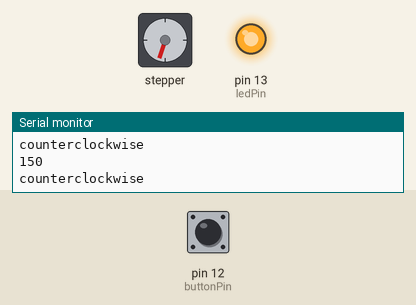
Recording of a sketch running on a simulated Arduino Uno, built with avr-gcc and run on an emulated ATmega328P. Shown: stepper motor, output pins drawn as LEDs (lit = HIGH), the last lines printed to the serial monitor. The inputs (shaded band) are chosen by the test bench; at power-on: pin 12 (buttonPin) LOW. Stepper angles assume 200 steps per turn.

Above: at 3.0 s.
3.1 s: pin 12 (buttonPin) pulled HIGH for 1.35 s
At 4.43 s:
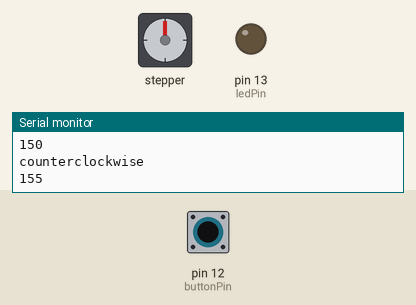
6.8 s: pin 12 (buttonPin) pulled HIGH for 3.2 s
At 9.01 s:
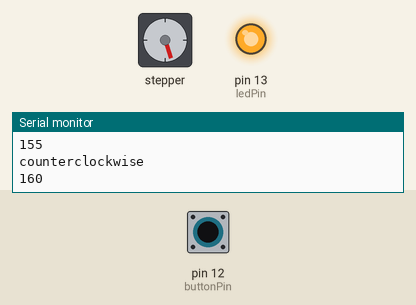
18.6 s: pin 12 (buttonPin) pulled HIGH for 3.2 s
At 21.41 s:
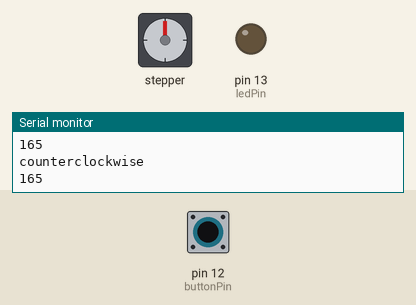
26.1 s: pin 12 (buttonPin) driven HIGH
At 28.12 s:
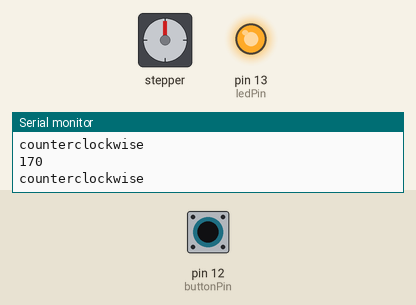
Timing chart, 0 to 77.9 s (numbered marks = the images above; inputs shaded):
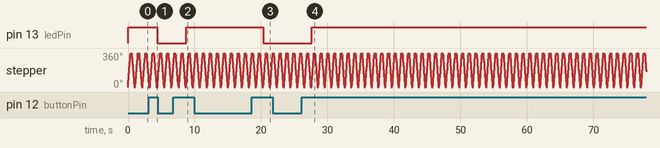

The sketch:

main.ino
```cpp
/*
Intro:
基于arduino单片机驱动步进电机，步进电机驱动机械装置yoyo摇摆。步进电机型号28byj-48，5v版本，为5相四线电机，单片机不能直接驱动，电机功率较小，可以用uln2003驱动。
author:langsunny
date:Jan 18, 2018
history:
version: 1.0.5 增加了按键调速功能，重复按键会循环速九级变速（0,1,2,3...9）,按键每按一次led神灯状态会改变一次,提示变速成功。
version: 1.0.1

*/
#include<Stepper.h>

// 参考文件
/*
    28BYJ-48.pdf

    该参数根据电机每一转的步数来修改
*/
const int stepsPerRevolution = 200;
// 定义按键输入针脚号常量，
// 并初始化为2号针脚。
int speed = 150; //摇摆器默认转速150

const int buttonPin = 12;//按键开发引脚为12号

// 定义LED输入针脚号常量，
// 并初始化为13号针脚。
// 注：此处我们使用的LED神灯是Arduino UNO电路板自带，
// 此神灯对应的针脚号默认为13，此数值不得随意更改，
// 所以这里定义的数值13是为了和默认值相对应。
const int ledPin = 13;
// 定义记录LED神灯当前状态的变量，
// 并初始化状态为HIGH。
int ledState = HIGH;
// 定义记录按键当前状态的变量
int buttonState=0;
// 定义记录按键最近一次状态变化的变量，
// 并初始化状态为LOW。
int lastButtonState = LOW;
// 定义记录最近一次抖动的时间变量，
// 并初始化时间为0毫秒。
long lastDebounceTime = 0;
// 定义延迟抖动的时间变量，
// 并初始化为50毫秒。
long debounceDelay = 50;

// 初始化步进电机要使用的Arduino的引脚编号
Stepper myStepper(stepsPerRevolution, 8, 9, 10, 11);

void setup()
{


    // 初始化串口
    Serial.begin(9600);
    // 设置按键的针脚为输入状态
    pinMode(buttonPin, INPUT);
  // 设置电路板上LED神灯的针脚状态为输出状态
    pinMode(ledPin, OUTPUT);
  // 设置电路板上LED神灯的初始状态，
  // 此处因为变量ledState的初始状态为HIGH，
  // 所以LED神灯的初始状态为亮。
    digitalWrite(ledPin, ledState);
}

void loop()
{
    // 顺时针一次旋转
      // 读取按键的状态
  int reading = digitalRead(buttonPin);
  // 判断当前的按键状态是否和之前有所变化
  if (reading != lastButtonState) {
    // 如果按键发生了变化，
    // 则重新设置最近一次抖动的时间。
    lastDebounceTime = millis();
  }
  // 判断按键按下或抬起的状态时间间隔是否大于延迟抖动的时间长度。
  // 方法millis()可以获取当前时间，单位统一为毫秒。
  if ((millis() - lastDebounceTime) > debounceDelay) {
    // 判断当前的按键状态是否和之前有所变化
    if (reading != buttonState) {
      // 如果发生了变化，
      // 则更新按键状态变量。
      buttonState = reading;
      // 判断按键的状态是否为按下，
      // 只有在按键按下的时候，
      // 才改变LED神灯的状态。
      if (buttonState == HIGH) {
        // 如果LED神灯当前为亮度，
        // 则变为灭。如果为灭，
        // 则变为亮。
        ledState = !ledState;
        speed = speed+5;
        if (speed == 200) {
         speed = 150; //速度置位默认速度１５０
    }
      }
    }
  }
  // 最终改变电路板上LED神灯的状态
  digitalWrite(ledPin, ledState);
  // 更新按键最近一次状态变化的变量
   lastButtonState = reading;
   // 设置转速，单位r/min
   myStepper.setSpeed(speed);//摇摆器默认转速150

    Serial.println(speed);
    myStepper.step(stepsPerRevolution);
    delay(150);

    // 逆时针一次旋转
    Serial.println("counterclockwise");
    myStepper.step(-stepsPerRevolution);
    delay(150);
}
```

Measured:
- after the input at 3.1 s, pin 13 (ledPin): HIGH → LOW after 1.3 s
- after the input at 6.8 s, pin 13 (ledPin): LOW → HIGH after 2.0 s
- after the input at 18.6 s, pin 13 (ledPin): HIGH → LOW after 1.8 s
- after the input at 26.1 s, pin 13 (ledPin): LOW → HIGH after 1.5 s
